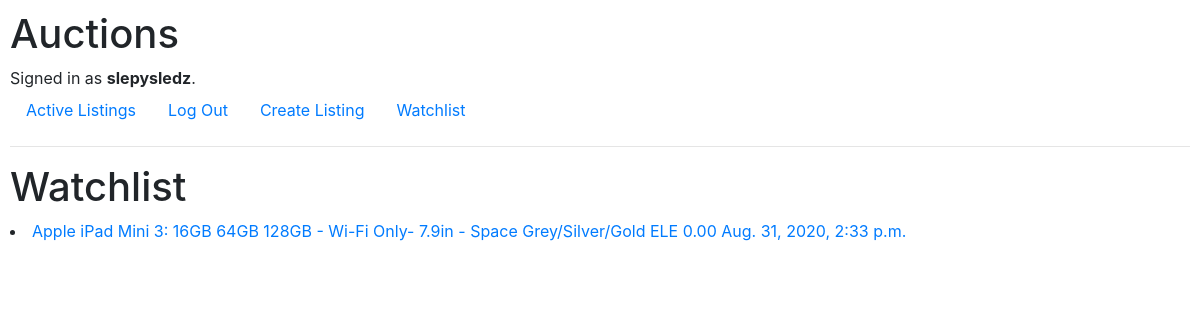
Page /watchlist (signed in) on the earlier database version.
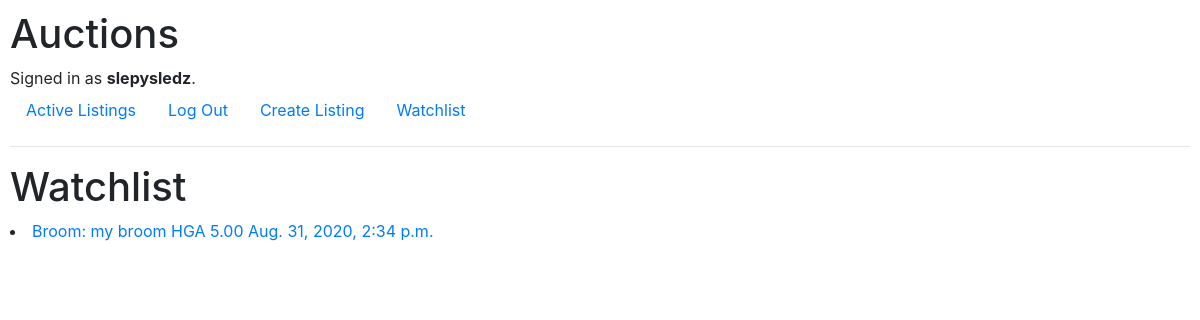
Same page on the later database version.
### auctions/models.py (models this page shows, shortened)
class User(AbstractUser):
    pass

class Auction(models.Model):
    MOTORS = "MOT"
    FASHINON = "FAS"
    ELECTRONICS = "ELE"
    COLLECTIBLES_ARTS = "ART"
    HOME_GARDES = "HGA"
    SPORTING_GOODS = "SPO"
    TOYS = "TOY"
    BUSSINES_INDUSTRIAL = "BUS"
    MUSIC = "MUS"
    CATEGORY = [
        (MOTORS, "Motors"),
        (FASHINON, "Fashion"),
        (ELECTRONICS, "Electronics"),
        (COLLECTIBLES_ARTS, "Collectibles & Art"),
        (HOME_GARDES, "Home & Garden"),
        (SPORTING_GOODS, "Sporting Goods"),
        (TOYS, "Toys"),
        (BUSSINES_INDUSTRIAL, "Business & Industrial"),
        (MUSIC, "Music"),
    ]
    seller_id = models.ForeignKey(User, on_delete=models.CASCADE)
    title = models.CharField(max_length=64, blank=False)
    description = models.TextField(blank=True)
    current_price = models.DecimalField(max_digits=11, decimal_places=2, default=0.0)
    category = models.CharField(max_length=3, choices=CATEGORY, default=MOTORS)
    image_url = models.URLField(blank=True)
    publication_date = models.DateTimeField(auto_now_add=True)
    class Meta:
        verbose_name = "auction"
        verbose_name_plural = "auctions"

### auctions/views.py (the view, shortened to what this page needs)
# urls.py: path("watchlist", views.watchlist, name="watchlist"),
@login_required(login_url="auctions:login")
def watchlist(request):
    watchlist_auctions_ids = User.objects.get(id=request.user.id).watchlist.values_list("auction_id")
    watchlist_items = Auction.objects.filter(id__in=watchlist_auctions_ids)
    return render(request, "auctions/watchlist.html", {
        "watchlist_items": watchlist_items
    })

### auctions/templates/auctions/watchlist.html
{% extends "auctions/layout.html" %}
{% block body %}
<h1>Watchlist</h1>
{% for auction in watchlist_items %}
    <li><a href="{% url 'auctions:listing_page' auction_id=auction.id %}"> {{ auction.title }}: {{ auction.description }} {{auction.category}} {{auction.current_price}} {{auction.publication_date}}</a></li>
{% empty %}
    No auctions yet
{% endfor %}
{% endblock %}

### auctions/templates/auctions/layout.html (shortened to what this page needs)
{% load static %}
<!DOCTYPE html>
<html lang="en">
    <head>
        <link rel="stylesheet" href="https://stackpath.bootstrapcdn.com/bootstrap/4.4.1/css/bootstrap.min.css">
        <link href="{% static 'auctions/styles.css' %}" rel="stylesheet">
    </head>
    <body>
        <h1>Auctions</h1>
        <div>
            {% if user.is_authenticated %}
                Signed in as <strong>{{ user.username }}</strong>.
            {% else %}
                Not signed in.
            {% endif %}
        </div>
        <ul class="nav">
            <li class="nav-item">
                <a class="nav-link" href="{% url 'auctions:index' %}">Active Listings</a>
            </li>
            {% if user.is_authenticated %}
                <li class="nav-item">
                    <a class="nav-link" href="{% url 'auctions:logout' %}">Log Out</a>
                </li>
                <li class="nav-item">
                    <a class="nav-link" href="{% url 'auctions:create_listing' %}">Create Listing</a>
                </li>
                <li class="nav-item">
                    <a class="nav-link" href="{% url 'auctions:watchlist' %}">Watchlist</a>
                </li>
            {% endif %}
        </ul>
        <hr>
        {% block body %}
        {% endblock %}
    </body>
</html>

### auctions/static/auctions/styles.css (style rules this page uses)
body { padding: 10px; }

Differences in the rows shown:
no longer on this page (row unchanged): Auction: title "Apple iPad Mini 3", description "16GB 64GB 128GB - Wi-Fi Only- 7.9in - Space Grey/Silver/Gold", category "ELE", current_price "0.00", publication_date "Aug. 31, 2020, 2:33 p.m."
now on this page (row edited): Auction: title "Broom", description "my broom", category "HGA", current_price "5.00", publication_date "Aug. 31, 2020, 2:34 p.m."
